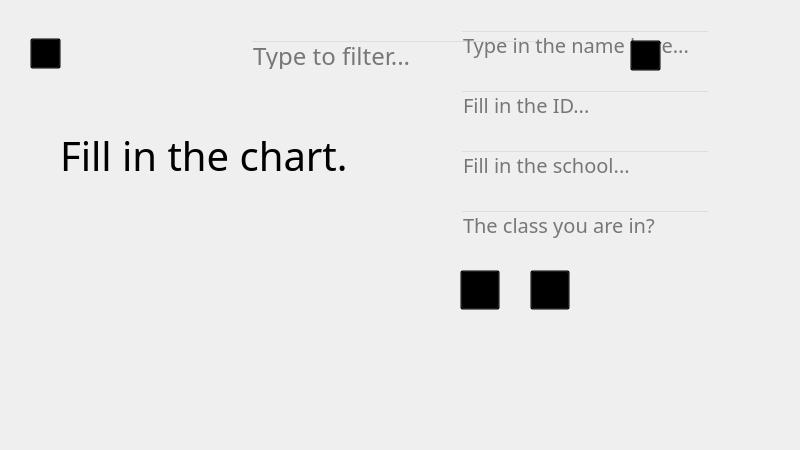
<?xml version="1.0" encoding="UTF-8"?>
<ui version="4.0">
 <class>admin_stmanager</class>
 <widget class="QMainWindow" name="admin_stmanager">
  <property name="geometry">
   <rect>
    <x>0</x>
    <y>0</y>
    <width>800</width>
    <height>450</height>
   </rect>
  </property>
  <property name="windowTitle">
   <string>AtQlas Alpha</string>
  </property>
  <widget class="QWidget" name="centralwidget">
   <widget class="QTableWidget" name="tableWidget">
    <property name="enabled">
     <bool>true</bool>
    </property>
    <property name="geometry">
     <rect>
      <x>0</x>
      <y>0</y>
      <width>121</width>
      <height>31</height>
     </rect>
    </property>
    <property name="font">
     <font>
      <family>Courier</family>
      <pointsize>14</pointsize>
     </font>
    </property>
    <property name="styleSheet">
     <string notr="true">QTableWidget 
{background-color: transparent;}
QScrollBar:vertical {
    background: url(images/pure_lite_gray.png);
    width: 0px;
    margin: 0px 0 0px 0;
}
QScrollBar::handle:vertical {
    background: rgb(195, 195, 195);
    min-height: 30px;
    margin: 0 1px 0 2px;
    border-radius: 3px;
    border: none;
}

QScrollBar:horizontal {
    height: 0px;
    margin: 0px 0 0px 0;
}
QScrollBar::handle:horizontal {
    background: rgb(195, 195, 195);
    min-width: 20px;
    margin: 2px 0px 1px 0px;
    border-radius: 3px;
    border: none;
}
QHeaderView::section
{
border-image:url(:/atqres_ico/pure_lite_gray.png);
height:30px;
spacing: 20px;
background-color:rgb(39,49,58);
color: white;

text-align: right;
font-family: Courier;
font-size:12px;
}</string>
    </property>
    <property name="sortingEnabled">
     <bool>false</bool>
    </property>
   </widget>
   <widget class="QFrame" name="frame">
    <property name="geometry">
     <rect>
      <x>0</x>
      <y>0</y>
      <width>800</width>
      <height>450</height>
     </rect>
    </property>
    <property name="styleSheet">
     <string notr="true">background:transparent;
border-image:url(:/atqres_ico/admin_stmanager.png)</string>
    </property>
    <property name="frameShape">
     <enum>QFrame::StyledPanel</enum>
    </property>
    <property name="frameShadow">
     <enum>QFrame::Raised</enum>
    </property>
    <widget class="QLineEdit" name="filter_edit">
     <property name="geometry">
      <rect>
       <x>250</x>
       <y>40</y>
       <width>300</width>
       <height>30</height>
      </rect>
     </property>
     <property name="palette">
      <palette>
       <active>
        <colorrole role="Button">
         <brush brushstyle="SolidPattern">
          <color alpha="0">
           <red>0</red>
           <green>0</green>
           <blue>0</blue>
          </color>
         </brush>
        </colorrole>
        <colorrole role="Base">
         <brush brushstyle="SolidPattern">
          <color alpha="0">
           <red>0</red>
           <green>0</green>
           <blue>0</blue>
          </color>
         </brush>
        </colorrole>
        <colorrole role="Window">
         <brush brushstyle="SolidPattern">
          <color alpha="0">
           <red>0</red>
           <green>0</green>
           <blue>0</blue>
          </color>
         </brush>
        </colorrole>
       </active>
       <inactive>
        <colorrole role="Button">
         <brush brushstyle="SolidPattern">
          <color alpha="0">
           <red>0</red>
           <green>0</green>
           <blue>0</blue>
          </color>
         </brush>
        </colorrole>
        <colorrole role="Base">
         <brush brushstyle="SolidPattern">
          <color alpha="0">
           <red>0</red>
           <green>0</green>
           <blue>0</blue>
          </color>
         </brush>
        </colorrole>
        <colorrole role="Window">
         <brush brushstyle="SolidPattern">
          <color alpha="0">
           <red>0</red>
           <green>0</green>
           <blue>0</blue>
          </color>
         </brush>
        </colorrole>
       </inactive>
       <disabled>
        <colorrole role="Button">
         <brush brushstyle="SolidPattern">
          <color alpha="0">
           <red>0</red>
           <green>0</green>
           <blue>0</blue>
          </color>
         </brush>
        </colorrole>
        <colorrole role="Base">
         <brush brushstyle="SolidPattern">
          <color alpha="0">
           <red>0</red>
           <green>0</green>
           <blue>0</blue>
          </color>
         </brush>
        </colorrole>
        <colorrole role="Window">
         <brush brushstyle="SolidPattern">
          <color alpha="0">
           <red>0</red>
           <green>0</green>
           <blue>0</blue>
          </color>
         </brush>
        </colorrole>
       </disabled>
      </palette>
     </property>
     <property name="font">
      <font>
       <family>PT Mono</family>
       <pointsize>18</pointsize>
      </font>
     </property>
     <property name="styleSheet">
      <string notr="true">background:transparent;
border-image:url(:/atqres_ico/pure_gray_7.png)</string>
     </property>
     <property name="placeholderText">
      <string>Type to filter...</string>
     </property>
    </widget>
    <widget class="QPushButton" name="back">
     <property name="geometry">
      <rect>
       <x>30</x>
       <y>38</y>
       <width>31</width>
       <height>31</height>
      </rect>
     </property>
     <property name="styleSheet">
      <string notr="true">background:transparent;
border-image:url(:/atqres_ico/cock_back.png)</string>
     </property>
     <property name="text">
      <string/>
     </property>
    </widget>
    <widget class="QPushButton" name="new_stu">
     <property name="geometry">
      <rect>
       <x>630</x>
       <y>40</y>
       <width>31</width>
       <height>31</height>
      </rect>
     </property>
     <property name="styleSheet">
      <string notr="true">background:transparent;
border-image:url(:/atqres_ico/pluslite.png)</string>
     </property>
     <property name="text">
      <string/>
     </property>
    </widget>
    <widget class="QFrame" name="frame_2">
     <property name="geometry">
      <rect>
       <x>0</x>
       <y>0</y>
       <width>800</width>
       <height>450</height>
      </rect>
     </property>
     <property name="frameShape">
      <enum>QFrame::StyledPanel</enum>
     </property>
     <property name="frameShadow">
      <enum>QFrame::Raised</enum>
     </property>
     <widget class="QLineEdit" name="namedit">
      <property name="geometry">
       <rect>
        <x>460</x>
        <y>30</y>
        <width>250</width>
        <height>30</height>
       </rect>
      </property>
      <property name="font">
       <font>
        <family>PT Mono</family>
        <pointsize>15</pointsize>
       </font>
      </property>
      <property name="styleSheet">
       <string notr="true">background:transparent;
border-image:url(:/atqres_ico/pure_gray_7.png)</string>
      </property>
      <property name="placeholderText">
       <string>Type in the name here...</string>
      </property>
     </widget>
     <widget class="QLineEdit" name="idedit">
      <property name="geometry">
       <rect>
        <x>460</x>
        <y>90</y>
        <width>250</width>
        <height>30</height>
       </rect>
      </property>
      <property name="font">
       <font>
        <family>PT Mono</family>
        <pointsize>15</pointsize>
       </font>
      </property>
      <property name="styleSheet">
       <string notr="true">background:transparent;
border-image:url(:/atqres_ico/pure_gray_7.png)</string>
      </property>
      <property name="text">
       <string/>
      </property>
      <property name="placeholderText">
       <string>Fill in the ID...</string>
      </property>
     </widget>
     <widget class="QLineEdit" name="schooledit">
      <property name="geometry">
       <rect>
        <x>460</x>
        <y>150</y>
        <width>250</width>
        <height>30</height>
       </rect>
      </property>
      <property name="font">
       <font>
        <family>PT Mono</family>
        <pointsize>15</pointsize>
       </font>
      </property>
      <property name="styleSheet">
       <string notr="true">background:transparent;
border-image:url(:/atqres_ico/pure_gray_7.png)</string>
      </property>
      <property name="placeholderText">
       <string>Fill in the school...</string>
      </property>
     </widget>
     <widget class="QLineEdit" name="classedit">
      <property name="geometry">
       <rect>
        <x>460</x>
        <y>210</y>
        <width>250</width>
        <height>30</height>
       </rect>
      </property>
      <property name="font">
       <font>
        <family>PT Mono</family>
        <pointsize>15</pointsize>
       </font>
      </property>
      <property name="styleSheet">
       <string notr="true">background:transparent;
border-image:url(:/atqres_ico/pure_gray_7.png)</string>
      </property>
      <property name="placeholderText">
       <string>The class you are in?</string>
      </property>
     </widget>
     <widget class="QLabel" name="fillinchart">
      <property name="geometry">
       <rect>
        <x>60</x>
        <y>110</y>
        <width>371</width>
        <height>91</height>
       </rect>
      </property>
      <property name="palette">
       <palette>
        <active>
         <colorrole role="Button">
          <brush brushstyle="SolidPattern">
           <color alpha="0">
            <red>0</red>
            <green>0</green>
            <blue>0</blue>
           </color>
          </brush>
         </colorrole>
         <colorrole role="Base">
          <brush brushstyle="SolidPattern">
           <color alpha="0">
            <red>0</red>
            <green>0</green>
            <blue>0</blue>
           </color>
          </brush>
         </colorrole>
         <colorrole role="Window">
          <brush brushstyle="SolidPattern">
           <color alpha="0">
            <red>0</red>
            <green>0</green>
            <blue>0</blue>
           </color>
          </brush>
         </colorrole>
        </active>
        <inactive>
         <colorrole role="Button">
          <brush brushstyle="SolidPattern">
           <color alpha="0">
            <red>0</red>
            <green>0</green>
            <blue>0</blue>
           </color>
          </brush>
         </colorrole>
         <colorrole role="Base">
          <brush brushstyle="SolidPattern">
           <color alpha="0">
            <red>0</red>
            <green>0</green>
            <blue>0</blue>
           </color>
          </brush>
         </colorrole>
         <colorrole role="Window">
          <brush brushstyle="SolidPattern">
           <color alpha="0">
            <red>0</red>
            <green>0</green>
            <blue>0</blue>
           </color>
          </brush>
         </colorrole>
        </inactive>
        <disabled>
         <colorrole role="Button">
          <brush brushstyle="SolidPattern">
           <color alpha="0">
            <red>0</red>
            <green>0</green>
            <blue>0</blue>
           </color>
          </brush>
         </colorrole>
         <colorrole role="Base">
          <brush brushstyle="SolidPattern">
           <color alpha="0">
            <red>0</red>
            <green>0</green>
            <blue>0</blue>
           </color>
          </brush>
         </colorrole>
         <colorrole role="Window">
          <brush brushstyle="SolidPattern">
           <color alpha="0">
            <red>0</red>
            <green>0</green>
            <blue>0</blue>
           </color>
          </brush>
         </colorrole>
        </disabled>
       </palette>
      </property>
      <property name="font">
       <font>
        <family>PT Mono</family>
        <pointsize>30</pointsize>
       </font>
      </property>
      <property name="styleSheet">
       <string notr="true">background:transparent;
border-image:url(:/atqres_ico/transparent.png)</string>
      </property>
      <property name="text">
       <string>Fill in the chart.</string>
      </property>
     </widget>
     <widget class="QPushButton" name="OK">
      <property name="geometry">
       <rect>
        <x>460</x>
        <y>270</y>
        <width>40</width>
        <height>40</height>
       </rect>
      </property>
      <property name="styleSheet">
       <string notr="true">background:transparent;
border-image:url(:/atqres_ico/Ok.png)</string>
      </property>
      <property name="text">
       <string/>
      </property>
     </widget>
     <widget class="QPushButton" name="NO">
      <property name="geometry">
       <rect>
        <x>530</x>
        <y>270</y>
        <width>40</width>
        <height>40</height>
       </rect>
      </property>
      <property name="styleSheet">
       <string notr="true">background:transparent;
border-image:url(:/atqres_ico/no.png)</string>
      </property>
      <property name="text">
       <string/>
      </property>
     </widget>
    </widget>
   </widget>
   <zorder>frame</zorder>
   <zorder>tableWidget</zorder>
  </widget>
 </widget>
 <resources/>
 <connections/>
</ui>
